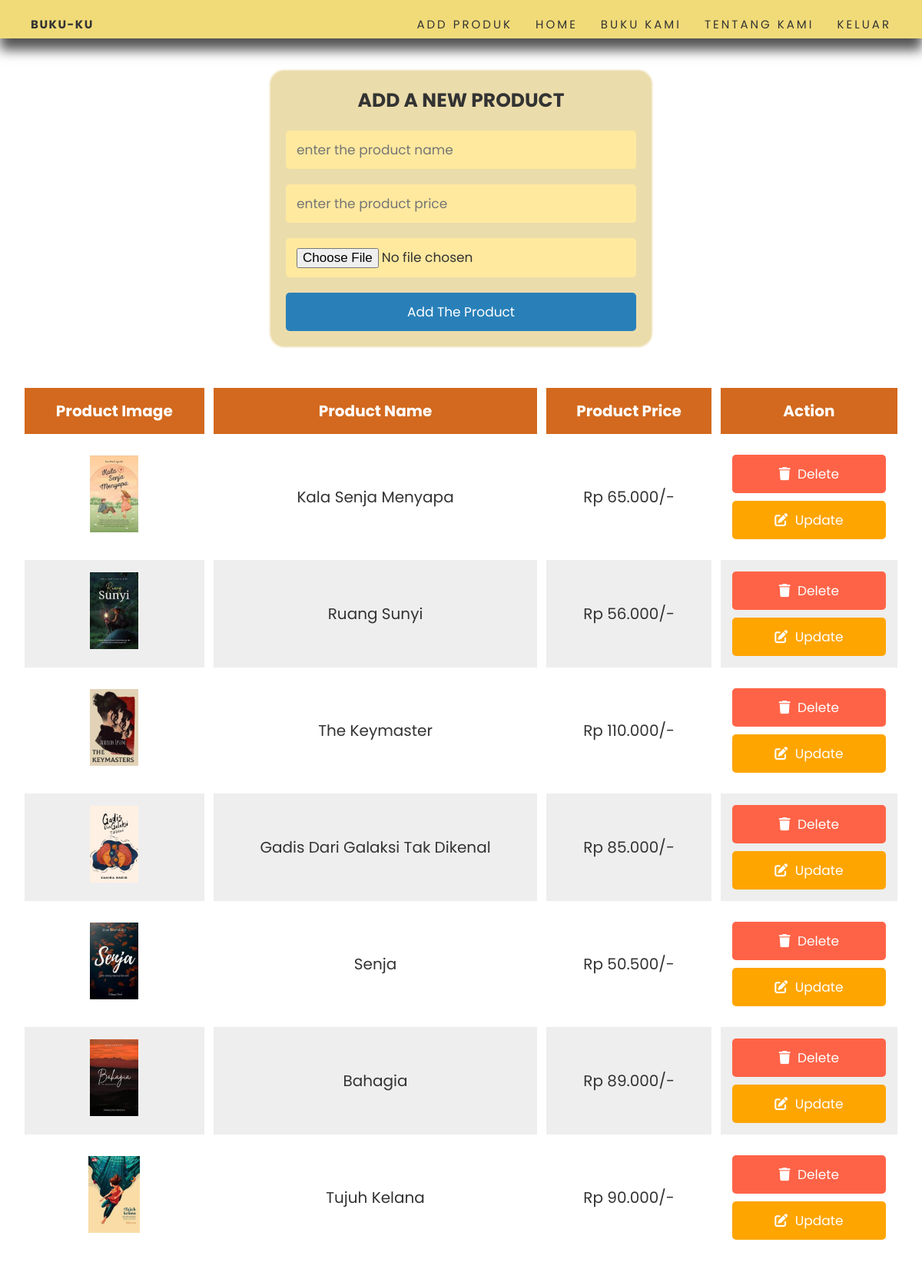
Page /addproduk.php on the committed database.
### tables this page shows
CREATE TABLE `products` (
  `id` int(11) NOT NULL,
  `name` varchar(150) NOT NULL,
  `price` int(11) NOT NULL,
  `image` varchar(255) NOT NULL
);

### addproduk.php (the view, shortened to what this page needs)
<?php
@include 'koneksi.php';
?>
<!DOCTYPE html>
<html lang="en">
<head>
   <link rel="stylesheet" href="https://cdnjs.cloudflare.com/ajax/libs/font-awesome/6.0.0/css/all.min.css">
   <link rel="stylesheet" href="produk.css">
</head>
<body>
<nav>
    <a href="index.php"class="logo">Buku-Ku</a>
    <div class="grup">
        <ul class="navigasi">
            <li><a href="addproduk.php">Add Produk</a></li>
            <li><a href="index.php">Home</a></li>
            <li><a href="index.php#home">Buku Kami</a></li>
            <li><a href="index.php#about">Tentang Kami</a></li>
            <li><a href="login.html">Keluar</a></li>
        </ul>
</nav>
<div class="container">
<section>
<form action="" method="post" class="add-product-form" enctype="multipart/form-data">
   <h3>add a new product</h3>
   <input type="text" name="p_name" placeholder="enter the product name" class="box" required>
   <input type="number" name="p_price" min="0" placeholder="enter the product price" class="box" required>
   <input type="file" name="p_image" accept="image/png, image/jpg, image/jpeg" class="box" required>
   <input type="submit" value="add the product" name="add_product" class="btn">
</form>
</section>
<section class="display-product-table">
   <table>
      <thead>
         <th>product image</th>
         <th>product name</th>
         <th>product price</th>
         <th>action</th>
      </thead>
      <tbody>
         <?php
         function formatRupiah($angka){
            $rupiah = "Rp " . number_format($angka, 0, ',', '.');
            return $rupiah;
        }
            $select_products = mysqli_query($conn, "SELECT * FROM `products`");
            if(mysqli_num_rows($select_products) > 0){
               while($row = mysqli_fetch_assoc($select_products)){
         ?>
         <tr>
            <td><img src="uploaded_img/<?php echo $row['image']; ?>" height="100" alt=""></td>
            <td><?php echo $row['name']; ?></td>
            <td><?php echo formatRupiah($row['price']); ?>/-</td>
            <td>
               <a href="addproduk.php?delete=<?php echo $row['id']; ?>" class="delete-btn" onclick="return confirm('are your sure you want to delete this?');"> <i class="fas fa-trash"></i> delete </a>
               <a href="addproduk.php?edit=<?php echo $row['id']; ?>" class="option-btn"> <i class="fas fa-edit"></i> update </a>
            </td>
         </tr>
         <?php
            };
            }else{
               echo "<div class='empty'>no product added</div>";
            };
         ?>
      </tbody>
   </table>
</section>
</div>
</body>
</html>

### produk.css (style rules this page uses)
:root { --blue:#2980b9; --red:tomato; --orange:orange; --black:#333; --white:#fff; --bg-color:#eee; --dark-bg:rgba(0,0,0,.7); --box-shadow:0 .5rem 1rem rgba(0,0,0,.1); --border:.1rem solid #999; }
* { font-family: 'Poppins', sans-serif; margin:0; padding:0; box-sizing: border-box; outline: none; border:none; text-decoration: none; text-transform: capitalize; }
body { width: 100%; background: url(images/background_login.jpg); background-position: center; background-size: cover; justify-content: center; }
html { font-size: 62.5%; overflow-x: hidden; }
.container { padding-top: 5rem; max-width: 1200px; margin:0 auto; padding-bottom: 5rem; }
section { padding:2rem; }
nav { position: fixed; top: 0; left: 0; width: 100%; height: 50px; background: white; padding: 20px 40px; display: flex; justify-content: space-between; align-items: right; box-shadow: 0 15px 15px rgb(83, 83, 83); background-color: rgb(241, 219, 121); z-index: 999; }
.logo { color: #333; text-decoration: none; font-size: 1.5em; font-weight: 700; text-transform: uppercase; letter-spacing: 0.1em; }
.grup { display: flex; align-items: right; }
nav ul { position: relative; display: flex; gap: 30px; }
nav ul li { list-style: none; }
nav ul li a { position: relative; text-decoration: none; font-size: 1.5em; color: #333; text-transform: uppercase; letter-spacing: 0.2em; }
nav ul li a::before { content: ''; position: absolute; bottom: -2px; width: 100%; height: 2px; background: #333; transform: scaleX(0); transition: transform 0.5s ease-in-out; transform-origin: right; }
.btn, .option-btn, .delete-btn { display: block; width: 100%; text-align: center; background-color: var(--blue); color:var(--white); font-size: 1.7rem; padding:1.2rem 3rem; border-radius: .5rem; cursor: pointer; margin-top: 1rem; }
.option-btn i, .delete-btn i { padding-right: .5rem; }
.option-btn { background-color: var(--orange); }
.delete-btn { margin-top: 0; background-color: var(--red); }
.add-product-form { max-width: 50rem; border-radius: 20px; padding:2rem; margin:0 auto; margin-top: 2rem; background: rgba(196, 152, 9, 0.342); border: 2px solid rgba(255,255,255,0.56); border-radius: 20px; backdrop-filter: blur(15px); }
.add-product-form h3 { font-size: 2.5rem; margin-bottom: 1rem; color:var(--black); text-transform: uppercase; text-align: center; }
.add-product-form .box { text-transform: none; padding:1.2rem 1.4rem; font-size: 1.7rem; color:var(--black); border-radius: .5rem; background: rgb(255, 233, 159); margin:1rem 0; width: 100%; }
.display-product-table table { width: 100%; text-align: center; border: 5px solid rgb(255, 255, 255); }
.display-product-table table thead th { padding:1.5rem; font-size: 2rem; background-color: chocolate; color:var(--white); border: 5px solid rgb(255, 255, 255); }
.display-product-table table td { padding:1.5rem; font-size: 2rem; color:var(--black); border: 5px solid rgb(255, 255, 255); }
.display-product-table table td:first-child { padding:0; }
.display-product-table table tr:nth-child(even) { background-color: var(--bg-color); }

### rows in the picture
products: image (picture), name "Kala Senja Menyapa", price "Rp 65.000"
products: image (picture), name "Ruang Sunyi", price "Rp 56.000"
products: image (picture), name "The Keymaster", price "Rp 110.000"
products: image (picture), name "Gadis Dari Galaksi Tak Dikenal", price "Rp 85.000"
products: image (picture), name "Senja", price "Rp 50.500"
products: image (picture), name "Bahagia", price "Rp 89.000"
products: image (picture), name "Tujuh Kelana", price "Rp 90.000"
